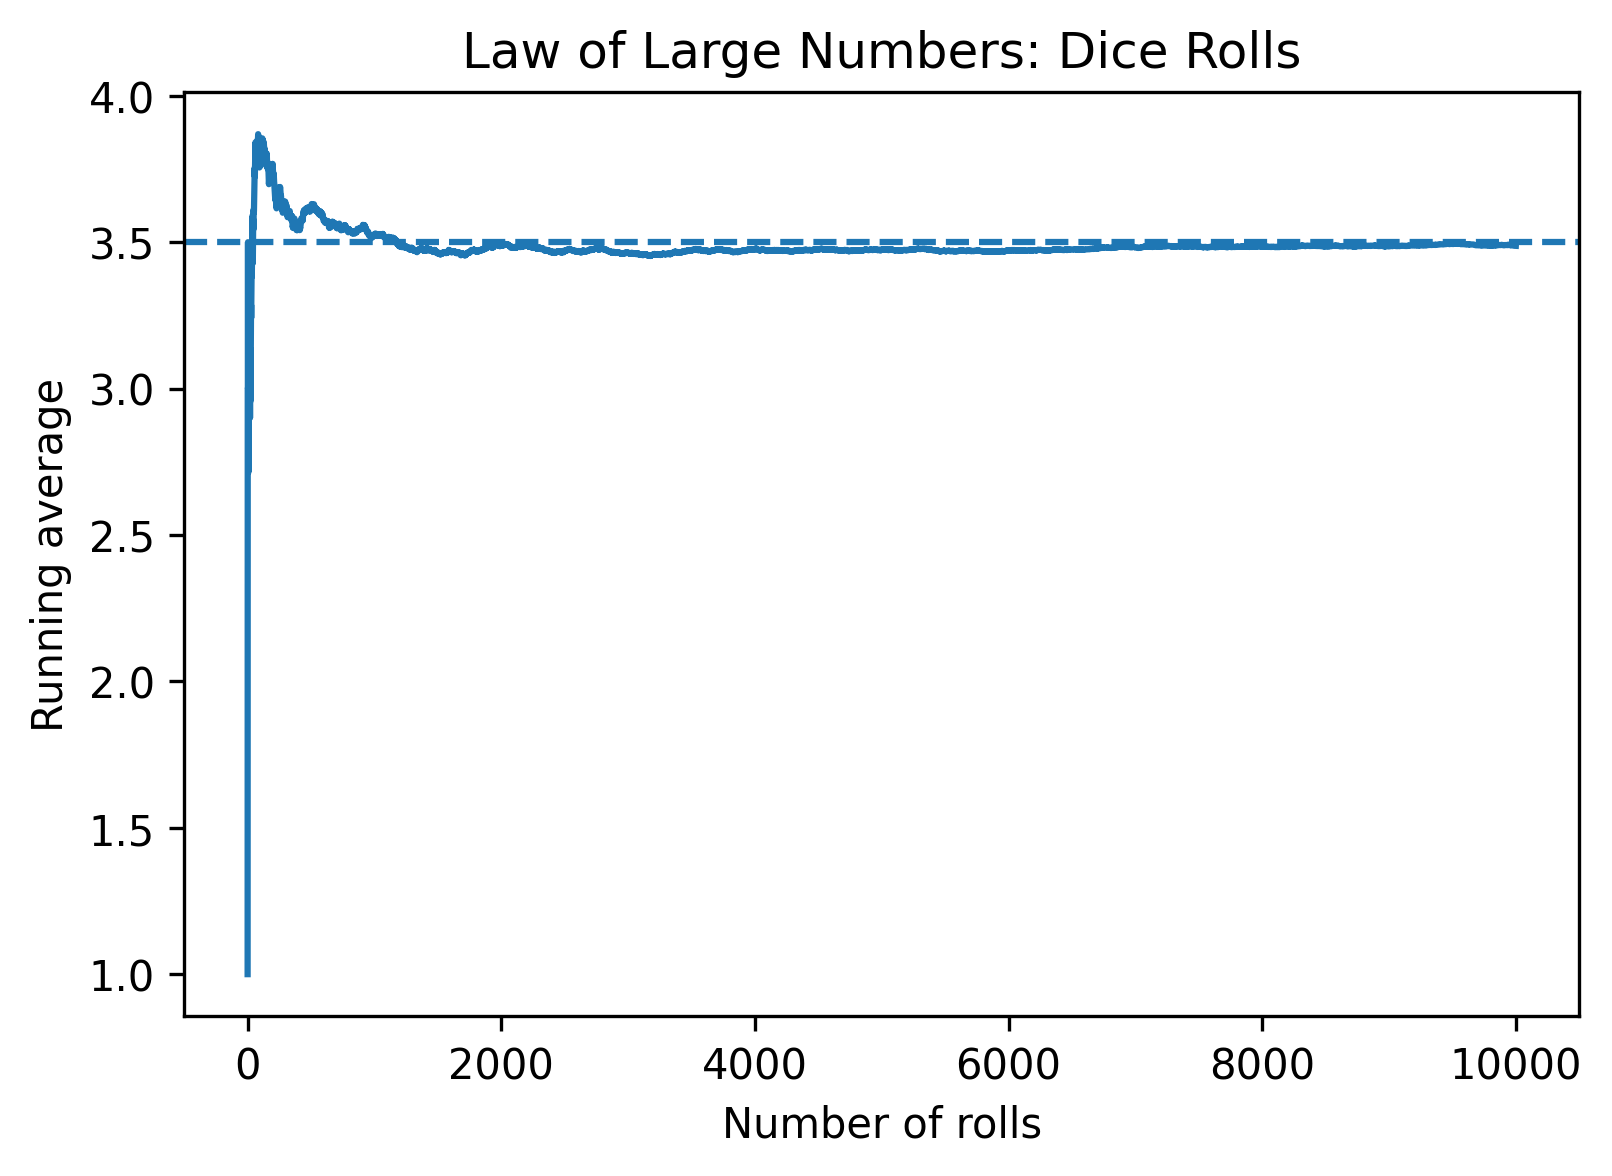

Write the Python code that produced this figure.
import numpy as np
import matplotlib.pyplot as plt

n = 10000

rolls = np.random.randint(1, 7, size=n)
running_average = np.cumsum(rolls) / np.arange(1, n + 1)

plt.plot(running_average)
plt.axhline(3.5, linestyle="--")

plt.title("Law of Large Numbers: Dice Rolls")
plt.xlabel("Number of rolls")
plt.ylabel("Running average")

plt.savefig("law_of_large_numbers.png", dpi=300, bbox_inches="tight")
plt.show()
